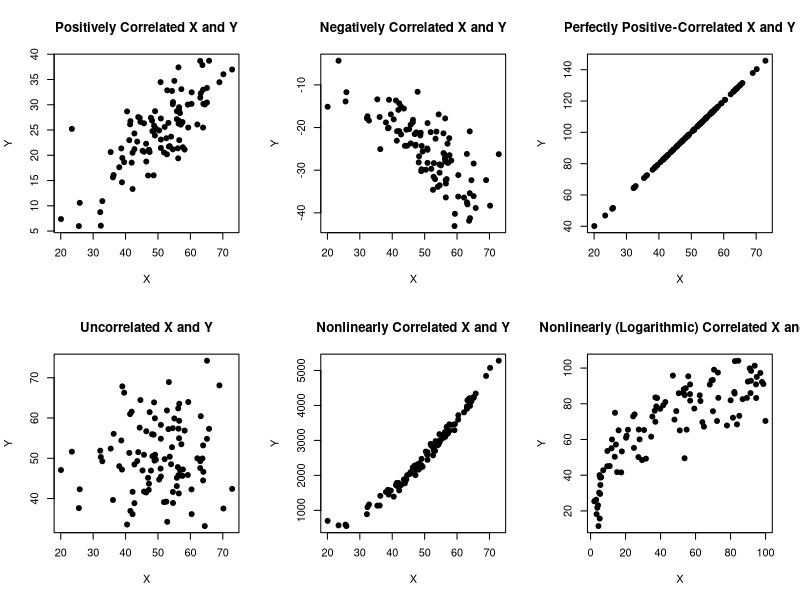

Recreate this plot in R.
set.seed(42)
n <- 100

#Plot
par(mfrow = c(2,3))
X <- rnorm(n, mean = 50, sd = 10)
Y <- 0.5*X + rnorm(n, mean = 0, sd = 5) # Positive correlation
plot(X, Y, main = "Positively Correlated X and Y", xlab = "X", ylab = "Y", pch = 19)
cor(X,Y)

Y <- -0.5*X + rnorm(n, mean = 0, sd = 5) # Negative correlation
plot(X, Y, main = "Negatively Correlated X and Y", xlab = "X", ylab = "Y", pch = 19)

Y <- 2*X # Perfect positive correlation
plot(X, Y, main = "Perfectly Positive-Correlated X and Y", xlab = "X", ylab = "Y", pch = 19, ylim = range(Y))

Y <- rnorm(n, mean = 50, sd = 10) # Uncorrelated
plot(X, Y, main = "Uncorrelated X and Y", xlab = "X", ylab = "Y", pch = 19)

Y <- X^2 + rnorm(n, mean = 0, sd = 100) # Nonlinear correlation
plot(X, Y, main = "Nonlinearly Correlated X and Y", xlab = "X", ylab = "Y", pch = 19)

# Ensure positive values for X
X <- runif(n, min = 1, max = 100) # Uniform distribution for positive values

# Logarithmic relationship
Y <- 20*log(X) + rnorm(n, mean = 0, sd = 10) # Adding some noise

# Plot
plot(X, Y, main = "Nonlinearly (Logarithmic) Correlated X and Y", xlab = "X", ylab = "Y", pch = 19)
